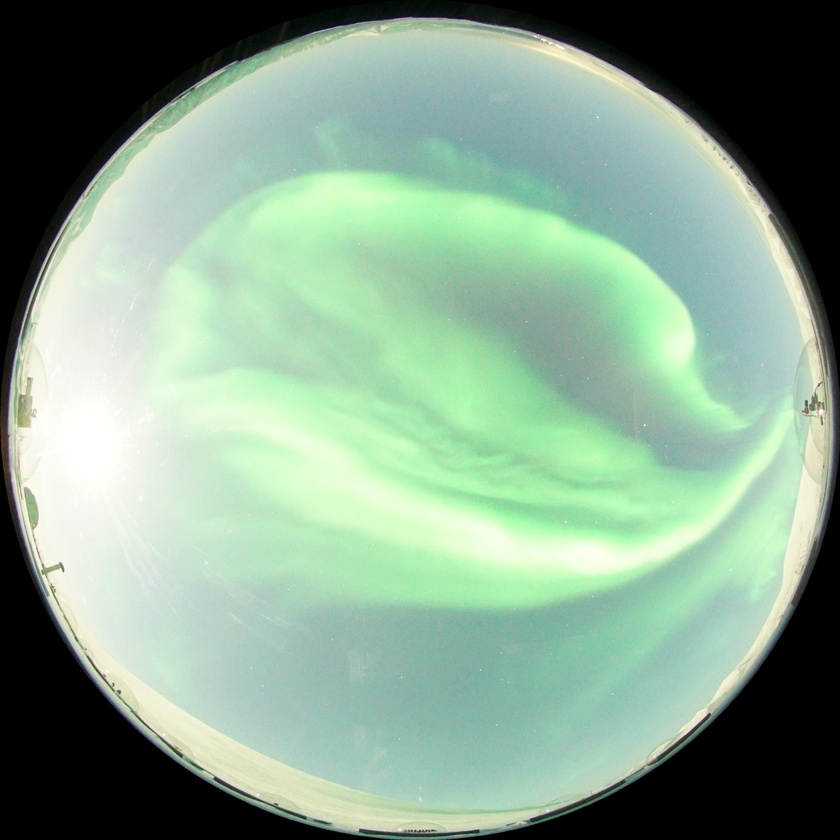
%> input picture Test_images/LYR-Sony-211121_170751.jpg, 840 x 840 px, shrunk from 2832 x 2832 before the run
$ octave test_map_sony.m   (GNU Octave 9; MATLAB toolbox functions it lacks are replaced by stand-ins)
%> lines starting %> are read from the running program, lines starting %| are printed output that depends on the picture
% Map an all-sky image into a fixed altitude for map projection
%
%
% For later overlaying on top of geographical maps etc. use
% pcolor(lons,lats,mapped_asc)
%
% Note: this script uses NaN's to handle out of range etc. values

clear

%-----------------------------------------------------------
% The mapping is done from the all-sky image onto a regular
% latitude and longitude grid.
%
Ngrid=300; % Number of grid points along lat and lon
max_zenith_angle=70; % The limit for the zenith angle
auroral_h= 110; % Auroral altitude in kilometers


%----------------------
% Read the image
filename=fullfile('..','Test_images/','LYR-Sony-211121_170751.jpg');
%filename=fullfile('..','Test_images/','LYR-Sony-211119_061942.jpg');

img=im2double(imread(filename));
%img=sqrt(img(:,:,1));

%-----------------------------------------------
% Calibration parameters
% - these are from test_sonyA7Scalibration.m

zenithRow=1449.8;
zenithCol=1426.2;
k=16.4095;  % Pixels/degree
rotAngle=0.4903;

glat = 78.20; % Imager latitude
glon = 15.70; % Imager longitude

%-----------------------------------------------------------------------
% For each point (lat, lon) at the auroral altitude, we determine
% the azimuth and zenith angle as seen from the station. Based on these,
% the corresponding pixels in the image are determined using the output
% from geometric calibration.

Re=6378.1; % Radius of the Earth (km)

% Equal number of grid points both in lat and lon
% - the extents in latitude and longitude were manually
%   selected to cover as much as possible within the field-of-view

lats=linspace(glat-2.55,glat+2.55,Ngrid);
lons=linspace(glon-12.6,glon+12.6,Ngrid);

%lats=linspace(glat,glat+2.6,Ngrid);
%lons=linspace(glon,glon+10,Ngrid);


%----------------------------------------------------------------
% First, determine a tangent plane at the station.
%  - the position vector to the station (r_0)
%  - the plane's normal (unit) vector (n_0)
%  - unit vectors in latitude and longitude (e_theta,e_fii)
%  - position vectors for all grid points (r)

theta_0=glat*pi/180;
fii_0=glon*pi/180;

r_0=Re * [cos(theta_0)*cos(fii_0); ...
    cos(theta_0)*sin(fii_0); ...
    sin(theta_0)];

n_0=r_0/norm(r_0);

e_theta=[-sin(theta_0)*cos(fii_0); ...
    -sin(theta_0)*sin(fii_0); ...
    cos(theta_0)];

e_fii=[-sin(fii_0); cos(fii_0); 0];

% Form the vectors to the lat,lon grid points
% - first mesh points from the lat,lon grids
% - then mesh point matrices into vectors

[theta_mesh,fii_mesh]=meshgrid(lats*pi/180,lons*pi/180);

theta=reshape(theta_mesh,[],1); % Convert to vectors for following
fii=reshape(fii_mesh,[],1);     % calculations
n_points=length(theta);

r=(Re+auroral_h) * [cos(theta).*cos(fii), ... % Position vectors (columns)
    cos(theta).*sin(fii), ...                 % to all grid points
    sin(theta)]';

% Project the locations onto a plane (e_theta,e_fii)
% for azimuth calculations
% - the "repmat" operations allow vectorised execution
%   of later calculations

r_0_rep=repmat(r_0,1,n_points);
e_theta_rep=repmat(e_theta,1,n_points);
e_fii_rep=repmat(e_fii,1,n_points);
n_0_rep=repmat(n_0,1,n_points);

% - plane coordinates using the dot product

X=dot(r-r_0_rep,e_theta_rep,1);
Y=dot(r-r_0_rep,e_fii_rep,1);
azimuth=atan2(X,Y);

% Obtain the zenith angles for each point
% - the angle is the one between the vector v=r-r_0 from
%   the station to the auroral point and the plane normal vector
%
% - the position vector to the station would work as well as
%   the plane normal vector as they are in the same direction

% Angle between vectors
% - use the dot product equation:  v (dot) w = |v| |w| cos(angle)

v=r-r_0_rep;
v=bsxfun(@rdivide,v,sqrt(sum(v.^2,1))); % Each column into unit vector

% The zenith angles between unit vectors and plane normal
z=acos(dot(v,n_0_rep));

% Ignore pixels with too large a zenith angle
z(z>max_zenith_angle*pi/180)=NaN;

% Find the corresponding pixel locations (i,j) in the all-sky image

d=k*z*180/pi;
i=zenithCol-d.*sin(azimuth-rotAngle);
j=zenithRow-d.*cos(azimuth-rotAngle);

%------------------------------------------------------------
% Interpolate intensitites from the image
% - convert the vector to image matrix
% - out of matrix values will be NaN
% - reorient to match the lat,lon grid

mapped_r=reshape(interp2(img(:,:,1),j,i,'linear',NaN),size(theta_mesh));
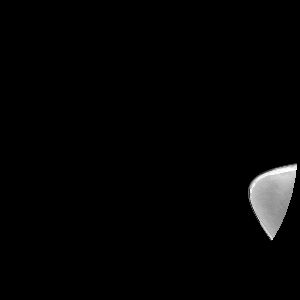
%> mapped_r: size 300x300 double; 96.3% of the values are NaN or infinite; the others: min 0, max 0.963, mean 0.46; drawn with min black, max white, NaN and infinite black
mapped_r=mapped_r';
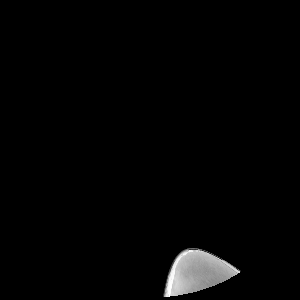
%> mapped_r: size 300x300 double; 96.3% of the values are NaN or infinite; the others: min 0, max 0.963, mean 0.46; mean of the top-left, top-right, bottom-left and bottom-right quarters NaN, NaN, NaN, NaN; drawn with min black, max white, NaN and infinite black

mapped_g=reshape(interp2(img(:,:,2),j,i,'linear',NaN),size(theta_mesh));
mapped_g=mapped_g';

mapped_b=reshape(interp2(img(:,:,3),j,i,'linear',NaN),size(theta_mesh));
mapped_b=mapped_b';

mapped_asc=zeros(Ngrid,Ngrid,3);
mapped_asc(:,:,1)=mapped_r;
%> mapped_asc: size 300x300x3 double; 32.1% of the values are NaN or infinite; the others: min 0, max 0.963, mean 0.00834
mapped_asc(:,:,2)=mapped_g;
%> mapped_asc: size 300x300x3 double; 64.2% of the values are NaN or infinite; the others: min 0, max 0.994, mean 0.0353
mapped_asc(:,:,3)=mapped_b;
%> mapped_asc: size 300x300x3 double; 96.3% of the values are NaN or infinite; the others: min 0, max 0.994, mean 0.508


% The end of the map projection part of the script...

%*******************************************************************
% Sanity check: show the original image with sample points
% and the resulting interpolated mapped image with the station
% location overlayed.
%
% For the airglow imager, there is a quicklook image which has
% markings and labels to indicate which way north and east are:
% this is oriented for easy comparison to the (lat,lon)-projection
%

subplot(1,3,1)
image(img)
colormap('gray')
axis image
hold on
plot(j,i,'.','color','red','markersize',1)
hold off
title('ASC image and sample points')
xlabel('Pixel coordinates')
ylabel('Pixel coordinates')


subplot(1,3,2)
image(lons,lats,mapped_asc)
axis xy
hold on
plot(glon,glat,'o','color','r','markersize',20)
hold off
xlabel('Longitude (degrees)')
ylabel('Latitude (degrees)')
title('Mapped image')

subplot(1,3,3)
imgrot=imrotate(img,-rotAngle*180/pi,'crop');
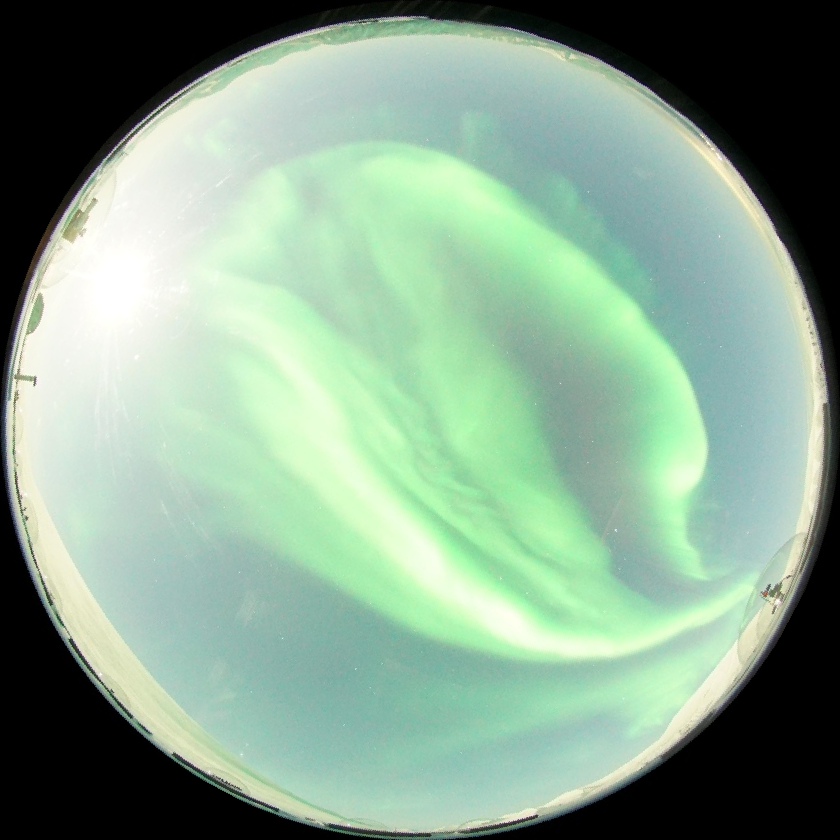
%> imgrot: size 840x840x3 double; mean R, G, B 0.53, 0.64, 0.559; mean of the top-left, top-right, bottom-left and bottom-right quarters 0.635, 0.514, 0.584, 0.572
image(fliplr(imgrot))
axis image
title('Reference image')
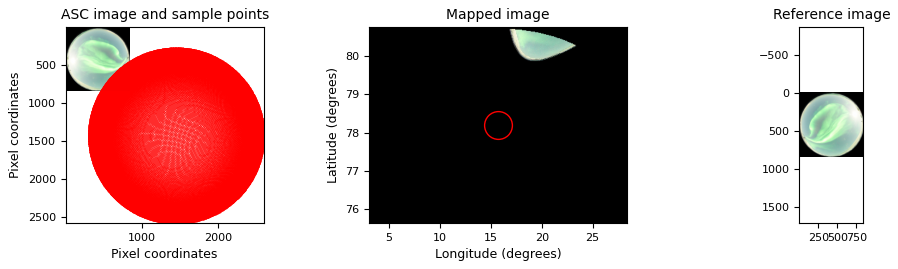
%> figure redrawn from the program's plot data, 3 panels

$ run again, with Test_images/LYR-Sony-111220_200933.jpg copied over Test_images/LYR-Sony-211121_170751.jpg
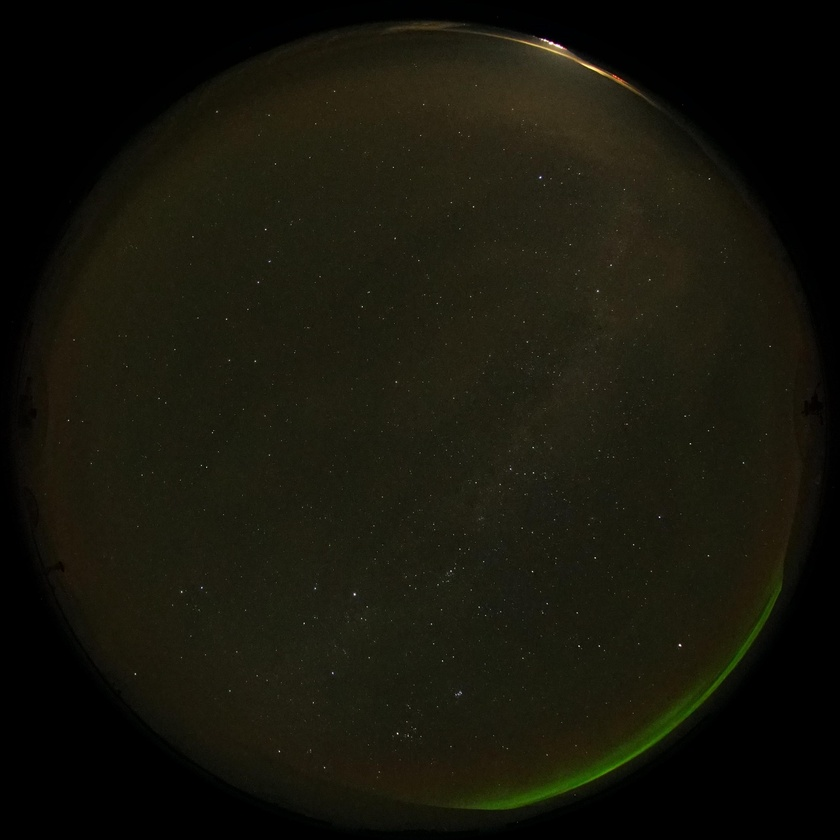
%> input picture Test_images/LYR-Sony-111220_200933.jpg, 840 x 840 px, shrunk from 2832 x 2832 before the run
%> `mapped_r=mapped_r';`:
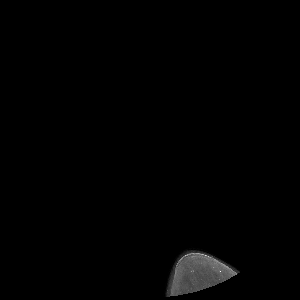
%> mapped_r: size 300x300 double; 96.3% of the values are NaN or infinite; the others: min 0, max 0.334, mean 0.0729; mean of the top-left, top-right, bottom-left and bottom-right quarters NaN, NaN, NaN, NaN; drawn with min black, max white, NaN and infinite black
%> `title('Reference image')`:
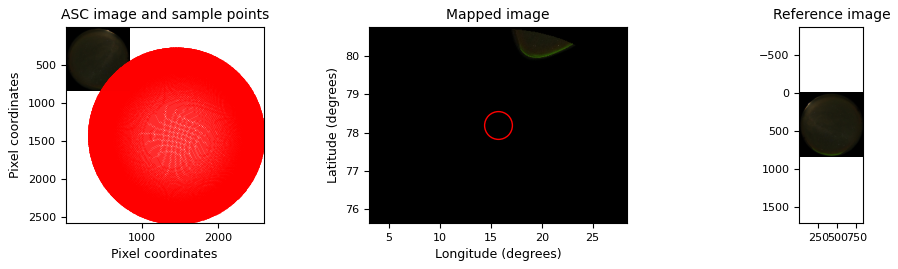
%> figure redrawn from the program's plot data, 3 panels
